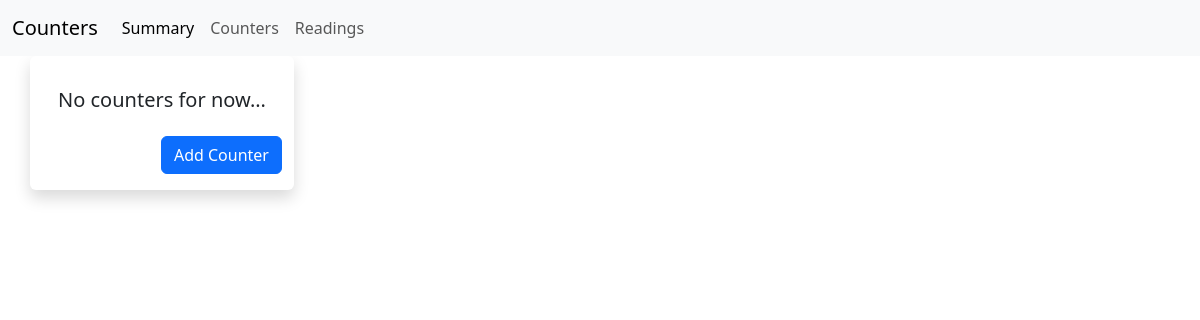
/counters/list/ (signed in), run on an earlier commit of the app's database.
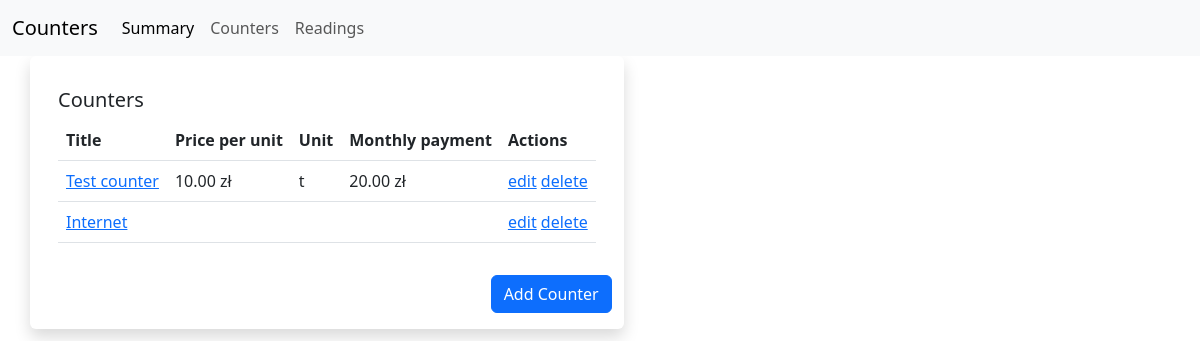
And on a later commit of the database.
### counters/models.py (models this page shows, shortened)
class Counter(models.Model):
    user = models.ForeignKey(
        get_user_model(), on_delete=models.CASCADE, related_name="counters"
    )
    title = models.CharField(max_length=60)
    unit = models.CharField(max_length=60, blank=True, null=True)
    price_per_unit = models.DecimalField(max_digits=5, decimal_places=2, default=0)
    fixed_price = models.DecimalField(max_digits=5, decimal_places=2, default=0)

### counters/views.py (the view)
# urls.py: path("counters/list/", CounterListView.as_view(), name="counters-list"),
class CounterListView(ListView):
    model = Counter
    def get_queryset(self):
        queryset = super().get_queryset()
        queryset = queryset.filter(user=self.request.user)
        return queryset

### counters/templates/counters/counter_list.html
{% extends "counters/dashboard.html" %}
{% block data %}
<div class="row justify-content-between">
    <div class="col-auto shadow rounded py-3">
        {% include 'counters/partials/counters_table.html' %}
        <div class="d-grid gap-2 d-md-flex justify-content-md-end">
            <a href="{% url 'counters:counter-create' %}" class='button'>
                <button type="button" class="btn btn-primary">Add Counter</button>
            </a>
        </div>
    </div>
</div>
{% endblock %}

### counters/templates/counters/partials/counters_table.html
<div class="card border-0">
    <div class="card-body">
        {% if object_list %}
        <h5 class="card-title">Counters</h5>
        <table class='table table-hover'>
            <thead>
            <tr>
                <th>Title</th>
                <th>Price per unit</th>
                <th>Unit</th>
                <th>Monthly payment</th>
                <th>Actions</th>
            </tr>
            </thead>
            <tbody>
            {% for obj in object_list %}
            <tr>
                <td>
                    {% if "detail" in request.path %}
                    {{ obj.title }}
                    {% else %}
                    <a href="{% url 'counters:counter-detail' obj.id %}">{{ obj.title }}</a>
                    {% endif %}
                </td>
                <td>
                    {% if obj.price_per_unit %}{{ obj.price_per_unit }} zł{% endif %}
                </td>
                <td>
                    {% if obj.unit %}{{ obj.unit }}{% endif %}
                </td>
                <td>
                    {% if obj.fixed_price %}{{ obj.fixed_price }} zł{% endif %}
                </td>
                <td>
                    <a href="{% url 'counters:counter-edit' obj.id %}">edit</a>
                    <a href="{% url 'counters:counter-delete' obj.id %}">delete</a>
                </td>
            </tr>
            {% endfor %}
            </tbody>
        </table>
        {% else %}
        <h5 class="card-title">No counters for now...</h5>
        {% endif %}
    </div>
</div>

What changed in the data, as far as the page shows it:
added Counter: title "Test counter", price_per_unit "10.00", unit "t", fixed_price "20.00"
added Counter: title "Internet"
Also different on the page:
text no longer shown: "No counters for now..."
text now shown: "Counters Title Price per unit Unit Monthly payment Actions"
